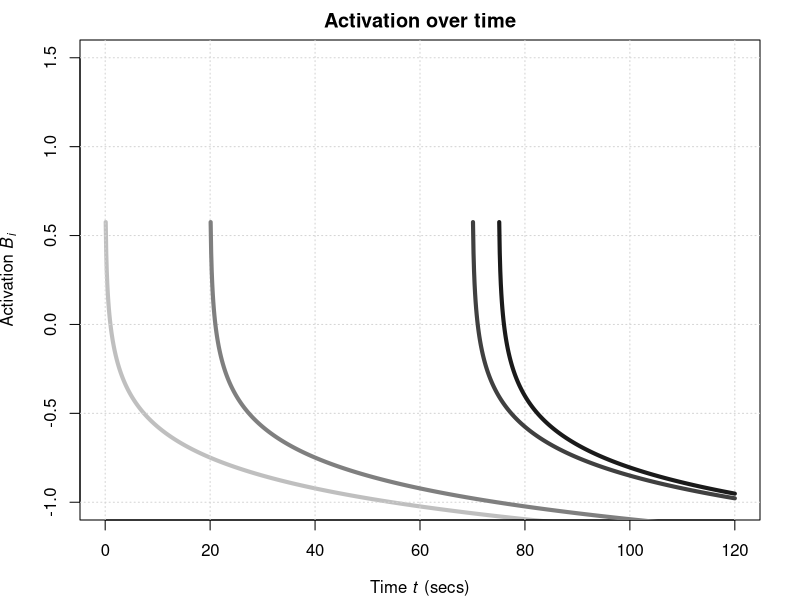
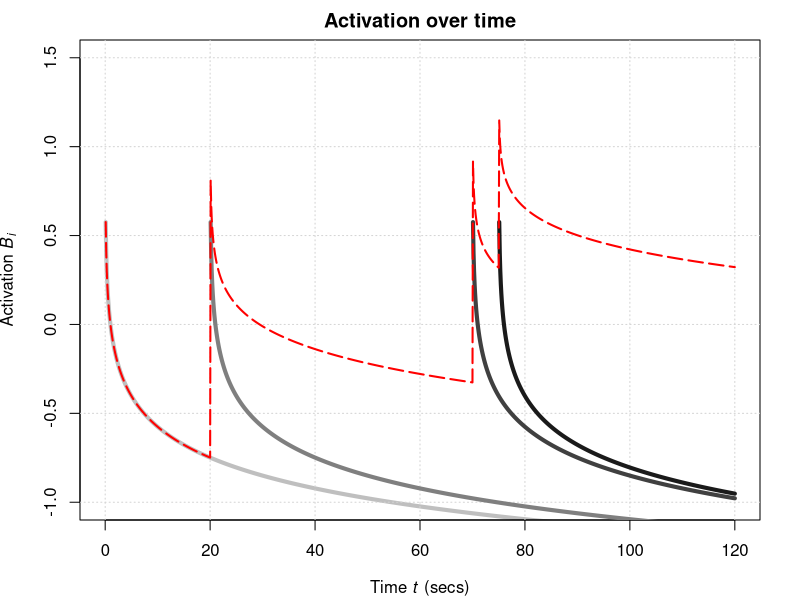
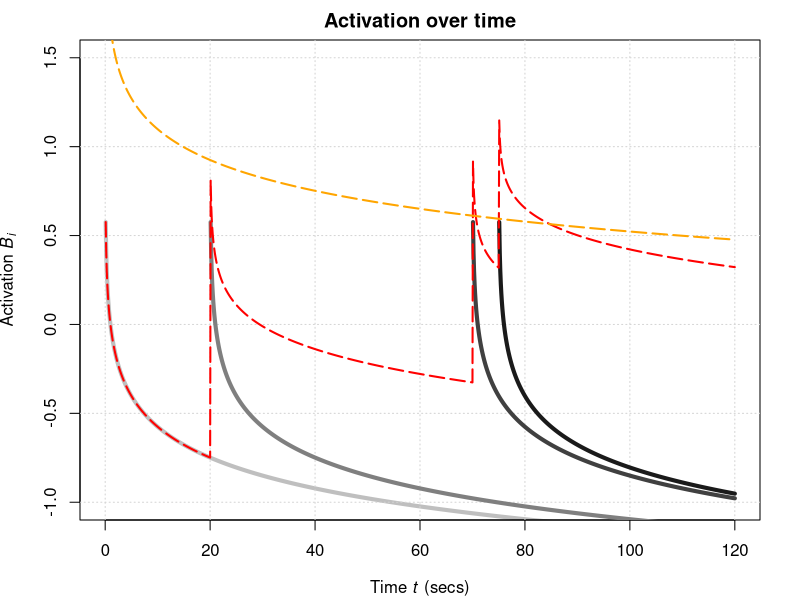
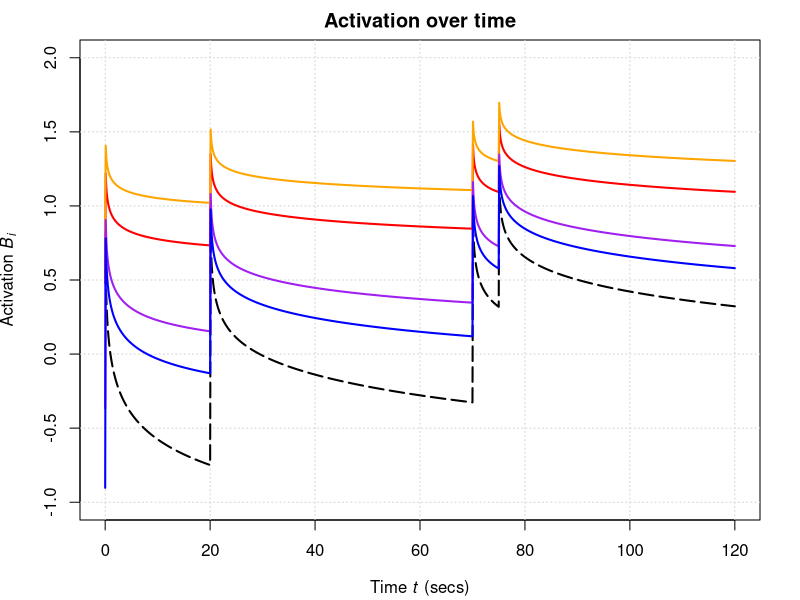
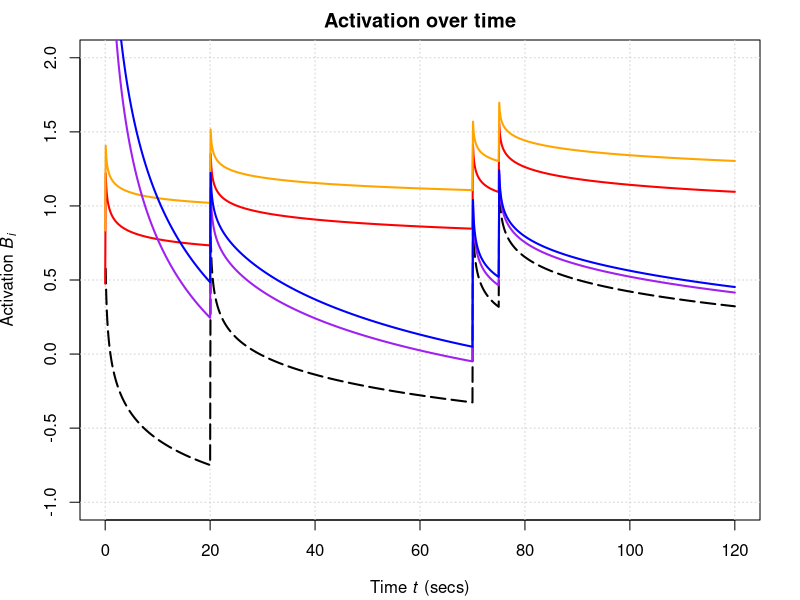

Write R code to recreate these figures, in order.
## ---- chunk 1
knitr::opts_chunk$set(echo = TRUE)
## ---- chunk 2
d <- 0.25
t <- seq(0, 120, 0.1)
## ---- chunk 3
t0 <- ifelse (t <= 0, 0, t ** (-1 * d))
t20 <- ifelse (t <= 20, 0, (t - 20) ** (-1 * d))
t70 <- ifelse (t <= 70, 0, (t - 70) ** (-1 * d))
t75 <- ifelse (t <= 75, 0, (t - 75) ** (-1 * d))
## ---- chunk 4
par(mar=c(4,4,2,2))
ylab <- expression(paste("Activation ", italic(B)[italic(i)]))
xlab <- expression(paste("Time ", italic(t), " (secs)"))
plot(x = t, y = log(t0), lwd = 4, col="grey75", main = "Activation over time", type = "l", ylab = ylab, xlab = xlab, ylim=c(-1, 1.5))
grid()

lines(x = t, y = log(t20), lwd = 4, col="grey50")
lines(x = t, y = log(t70), lwd = 4, col="grey25")
lines(x = t, y = log(t75), lwd = 4, col="grey10")
## ---- chunk 5
plot(x = t, y = log(t0), lwd = 4, col="grey75", main = "Activation over time", type = "l", ylab = ylab, xlab = xlab, ylim=c(-1, 1.5))
grid()

lines(x = t, y = log(t20), lwd = 4, col="grey50")
lines(x = t, y = log(t70), lwd = 4, col="grey25")
lines(x = t, y = log(t75), lwd = 4, col="grey10")
lines(x = t, y = log(t0 + t20 + t70 + t75), lwd = 2, lty=5, col="red")
## ---- chunk 6
plot(x = t, y = log(t0), lwd = 4, col="grey75", main = "Activation over time", type = "l", ylab = ylab, xlab = xlab, ylim=c(-1, 1.5))
grid()

lines(x = t, y = log(t20), lwd = 4, col="grey50")
lines(x = t, y = log(t70), lwd = 4, col="grey25")
lines(x = t, y = log(t75), lwd = 4, col="grey10")
lines(x = t, y = log(t0 + t20 + t70 + t75), lwd = 2, lty=5, col="red")

# Efficient approximation
# -----------------------
ol <- log(4 / (1 - d)) - d * log(t)  
lines(x = t, y = ol, lwd = 2, lty=5, col="orange")
## ---- chunk 7

V1 <- 10
V2 <- 5
V3 <- 2
V4 <- 1.5

plot(x = t, y = log(t0), lwd = 4, col="white", main = "Activation over time", type = "l", ylab = ylab, xlab = xlab, ylim=c(-1, 2))
grid()

lines(x = t, y = log(t0 + t20 + t70 + t75), lwd = 2, lty=5, col="black")

lines(x = t, y = log(t0 + t20 + t70 + t75 + log(V2)), lwd = 2, lty=1, col="red")

lines(x = t, y = log(t0 + t20 + t70 + t75 + log(V1)), lwd = 2, lty=1, col="orange")

lines(x = t, y = log(t0 + t20 + t70 + t75 + log(V3)), lwd = 2, lty=1, col="purple")

lines(x = t, y = log(t0 + t20 + t70 + t75 + log(V4)), lwd = 2, lty=1, col="blue")

## ---- chunk 8

V1 <- 10
V2 <- 5

plot(x = t, y = log(t0), lwd = 4, col="white", main = "Activation over time", type = "l", ylab = ylab, xlab = xlab, ylim=c(-1, 2))
grid()

lines(x = t, y = log(t0 + t20 + t70 + t75), lwd = 2, lty=5, col="black")

lines(x = t, y = log(t0 + t20 + t70 + t75 + log(V2)), lwd = 2, lty=1, col="red")

lines(x = t, y = log(t0 + t20 + t70 + t75 + log(V1)), lwd = 2, lty=1, col="orange")

lines(x = t, y = log(t0 + t20 + t70 + t75 + log(V2)/(t/10)), lwd = 2, lty=1, col="purple")

lines(x = t, y = log(t0 + t20 + t70 + t75 + log(V1)/(t/10)), lwd = 2, lty=1, col="blue")

